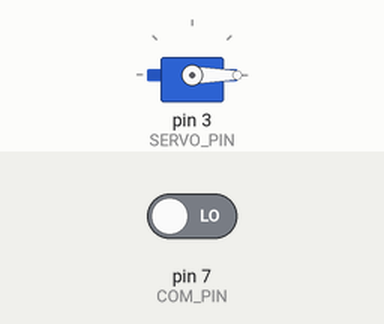
Simulated run of this sketch. Board: Arduino Uno, built with avr-gcc and run on an emulated ATmega328P. Shown: servo. The inputs (shaded band) are chosen by the test bench; at power-on: pin 7 (COM_PIN) LOW.

Above: at 1.2 s.
1.3 s: pin 7 (COM_PIN) driven HIGH
At 1.7 s:
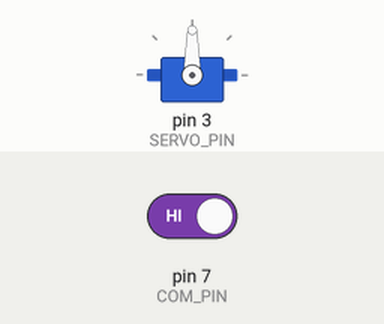
2.8 s: pin 7 (COM_PIN) driven LOW
At 4.0 s:
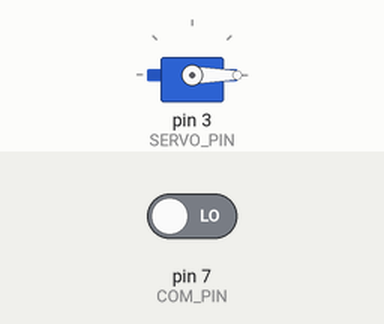
Timing chart, 0 to 5.8 s (numbered marks = the images above; inputs shaded):
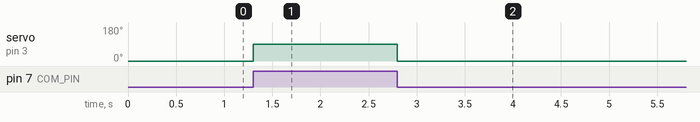

The sketch:

ambient-light-servo.ino
```cpp
#include <Servo.h>

// Servos
#define COM_PIN 7
#define SERVO_PIN 3
#define latchOpenValue 90
#define latchClosedValue 0
Servo latch;
bool latchOpen = true;

void setup() {
  Serial.begin(9600);
  latch.attach(SERVO_PIN);
  pinMode(COM_PIN, INPUT);
}

void loop() {
  if (latchOpen != digitalRead(COM_PIN) == HIGH) {
    latchOpen = digitalRead(COM_PIN) == HIGH;
    updateLatch();
  }
}

void updateLatch() {
  latch.write(latchOpen ? latchOpenValue : latchClosedValue);
}
```

Measured:
- after the input at 1.3 s, servo on pin 3 (SERVO_PIN): 0° → 90° at once
- after the input at 2.8 s, servo on pin 3 (SERVO_PIN): 90° → 0° at once
